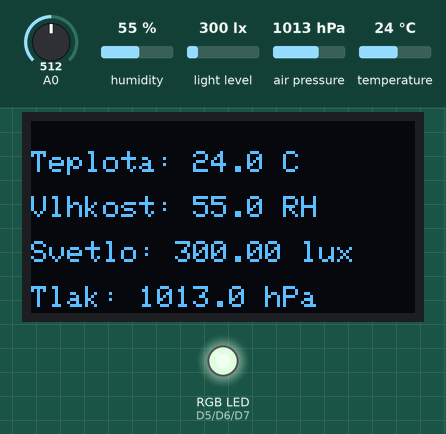
Recording of a sketch running on a simulated ESP8266 (NodeMCU). On the bench: 128×64 one-colour display, an RGB LED mixed from three pins (HIGH = lit). The test bench sets the inputs (shaded band); at power-on: temperature 24 °C, A0 = 512, humidity 55 %, light level 300 lx, air pressure 1013 hPa. Dim RGB values are drawn brighter than linear; the display library's start-up logo is not drawn; random numbers use the default seed unless the sketch sets one; what the sketch prints to the serial monitor is not drawn.

Above: at 5.7 s.
5.8 s: temperature set to 22.9 °C
At 10.6 s:
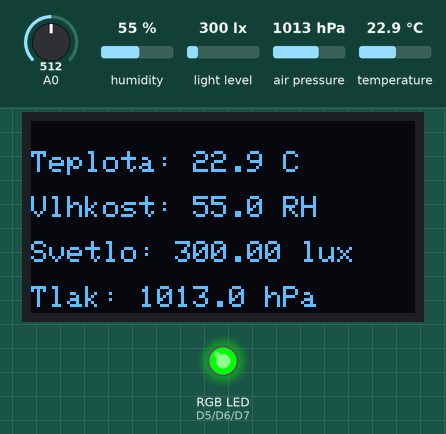
10.7 s: temperature set to 21.5 °C
At 15.1 s:
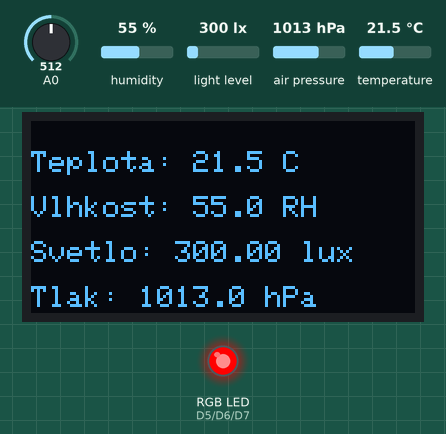
18.9 s: A0 set to 306
29.4 s: temperature set to 20.4 °C
At 33.9 s:
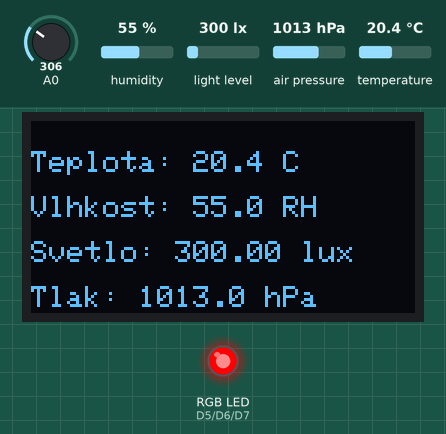
34.1 s: temperature set to 19.1 °C
At 37.6 s:
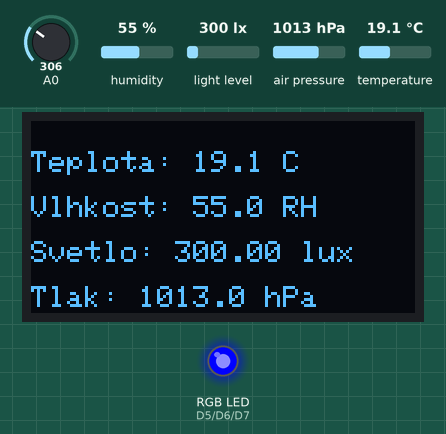
42.0 s: A0 set to 30
At 43.83 s:
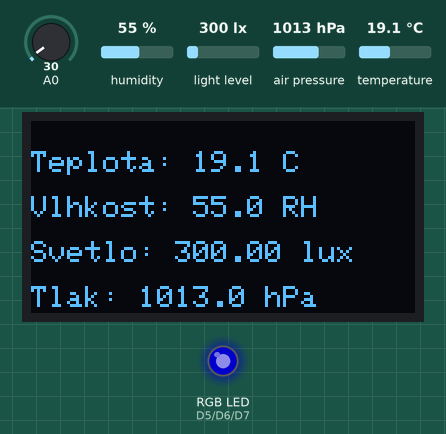
Timing chart, 0 to 49.2 s (numbered marks = the images above; inputs shaded):
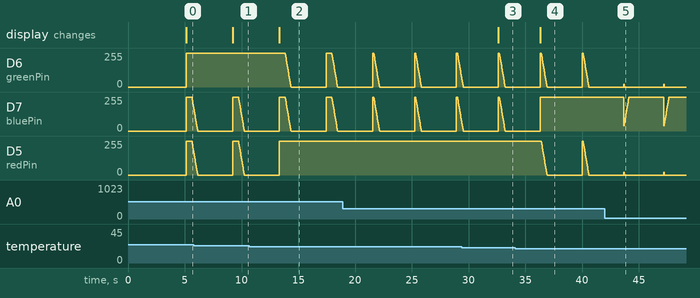

The sketch:

TEPLOMERATDSRGB.ino
```cpp
#include <Wire.h>
#include <Adafruit_AM2320.h>
#include <BH1750.h>
#include <Adafruit_BMP085.h>
#include <Adafruit_GFX.h>
#include <Adafruit_SSD1306.h>
#include <ESP8266WiFi.h>

Adafruit_AM2320 am2320;
BH1750 lightSensor;
Adafruit_BMP085 bmp;
Adafruit_SSD1306 display(128, 64, &Wire, -1);

const int redPin = D5;
const int greenPin = D6;
const int bluePin = D7;

void setup() {
  Serial.begin(115200);
  pinMode(redPin, OUTPUT);
  pinMode(greenPin, OUTPUT);
  pinMode(bluePin, OUTPUT);

  if (!am2320.begin()) {
    Serial.println("Failed to initialize AM2320 sensor!");
    while (1);
  }

  if (!bmp.begin()) {
    Serial.println("Failed to initialize BMP180 sensor!");
    while (1);
  }

  lightSensor.begin();

  display.begin(SSD1306_SWITCHCAPVCC, 0x3C);
  display.display();
  delay(2000);
  display.clearDisplay();
  WiFi.mode(WIFI_AP);
}

void loop() {
  delay(3000);
  float temp = am2320.readTemperature();
  float humidity = am2320.readHumidity();
  float lightLevel = lightSensor.readLightLevel();
  float pressure = bmp.readPressure() / 100.0F;

  if (!isnan(temp) && !isnan(humidity)) {
    display.clearDisplay();
    display.setTextSize(1);
    display.setTextColor(SSD1306_WHITE);

    int16_t xTemp = 0;
    int16_t xHumidity = 0;
    int16_t xLight = 0;
    int16_t xPressure = 0;

    display.setCursor(xTemp, 10);
    display.print("Teplota: ");
    display.print(temp, 1);
    display.print(" C");

    display.setCursor(xHumidity, 25);
    display.print("Vlhkost: ");
    display.print(humidity, 1);
    display.print(" RH");

    display.setCursor(xLight, 40);
    display.print("Svetlo: ");
    display.print(lightLevel);
    display.print(" lux");

    display.setCursor(xPressure, 55);
    display.print("Tlak: ");
    display.print(pressure, 1);
    display.print(" hPa");

    display.display();

    // Set LED color based on temperature
    setTemperatureColor(temp);

    String newSSID = String(temp, 2) + "C " + String(humidity, 2) + "% " + String(lightLevel) + "lux " + String(pressure, 1) + "hPa";
    if (WiFi.SSID() != newSSID) {
      setWiFiNetwork(newSSID);
      Serial.print("WiFi network name changed to: ");
      Serial.println(newSSID);
    }
  } else {
    Serial.println("Failed to read data from sensors!");
  }
}

void setWiFiNetwork(String newSSID) {
  char charSSID[50];
  newSSID.toCharArray(charSSID, 50);

  uint8_t macAddr[6];
  for (int i = 0; i < 6; ++i) {
    macAddr[i] = random(0, 255);
  }

  WiFi.softAP(charSSID, "password");
  WiFi.softAPmacAddress(macAddr);
}

void setTemperatureColor(float temp) {
  int targetRed, targetGreen, targetBlue;

  if (temp >= 20.0 && temp <= 22.0) {
    targetRed = 255;
    targetGreen = 0;
    targetBlue = 0;
  } else if (temp > 22.0) {
    targetRed = 0;
    targetGreen = 255;
    targetBlue = 0;
  } else {
    targetRed = 0;
    targetGreen = 0;
    targetBlue = 255;
  }

  smoothColorTransition(targetRed, targetGreen, targetBlue);
}

void smoothColorTransition(int targetRed, int targetGreen, int targetBlue) {
  int currentRed = analogRead(redPin);
  int currentGreen = analogRead(greenPin);
  int currentBlue = analogRead(bluePin);

  int step = 10; // You can adjust this value for a faster or slower transition

  while (currentRed != targetRed || currentGreen != targetGreen || currentBlue != targetBlue) {
    if (currentRed < targetRed) {
      currentRed = min(currentRed + step, targetRed);
    } else if (currentRed > targetRed) {
      currentRed = max(currentRed - step, targetRed);
    }

    if (currentGreen < targetGreen) {
      currentGreen = min(currentGreen + step, targetGreen);
    } else if (currentGreen > targetGreen) {
      currentGreen = max(currentGreen - step, targetGreen);
    }

    if (currentBlue < targetBlue) {
      currentBlue = min(currentBlue + step, targetBlue);
    } else if (currentBlue > targetBlue) {
      currentBlue = max(currentBlue - step, targetBlue);
    }

    analogWrite(redPin, currentRed);
    analogWrite(greenPin, currentGreen);
    analogWrite(bluePin, currentBlue);

    delay(20); // You can adjust this value for a smoother or faster transition
  }
}
```

Measured:
- the behaviour switches between 22.1 and 22 °C on temperature (found by bisection; images 1 and 2)
- the behaviour switches between 20 and 19.9 °C on temperature (found by bisection; images 3 and 4)
- after the input at 5.8 s, the display: changes after 3.4 s (image 1)
- after the input at 10.7 s, the display: changes after 2.6 s (image 2)
- after the input at 29.4 s, the display: changes after 3.2 s (image 3)
- after the input at 34.1 s, the display: changes after 2.2 s (image 4)
- after the input at 42.0 s, D7 (bluePin): ramps from 40/255 to 255/255 and jumps back, once every 3.5 s
- by itself, D6 (greenPin), D7 (bluePin): ramps from 255/255 to 0/255 and jumps back, once every 3.7 s
